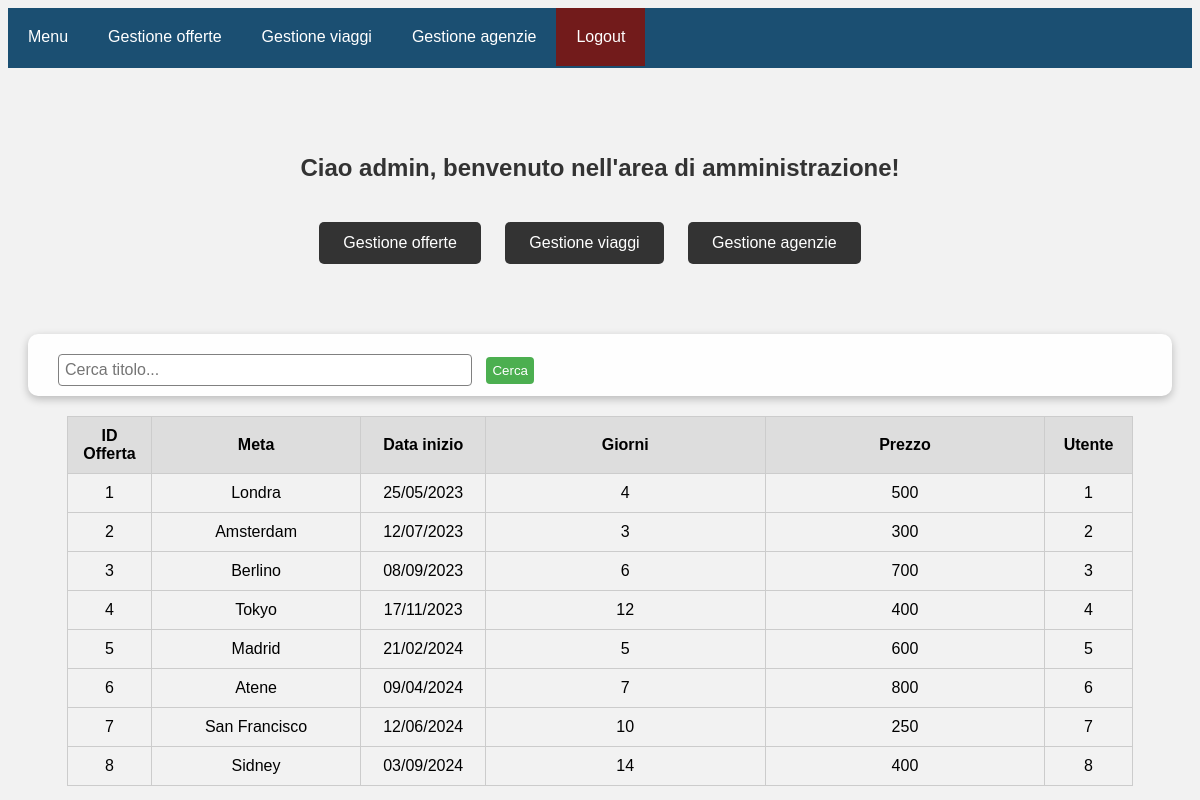
Page /menu.php (signed in) on the earlier database version.
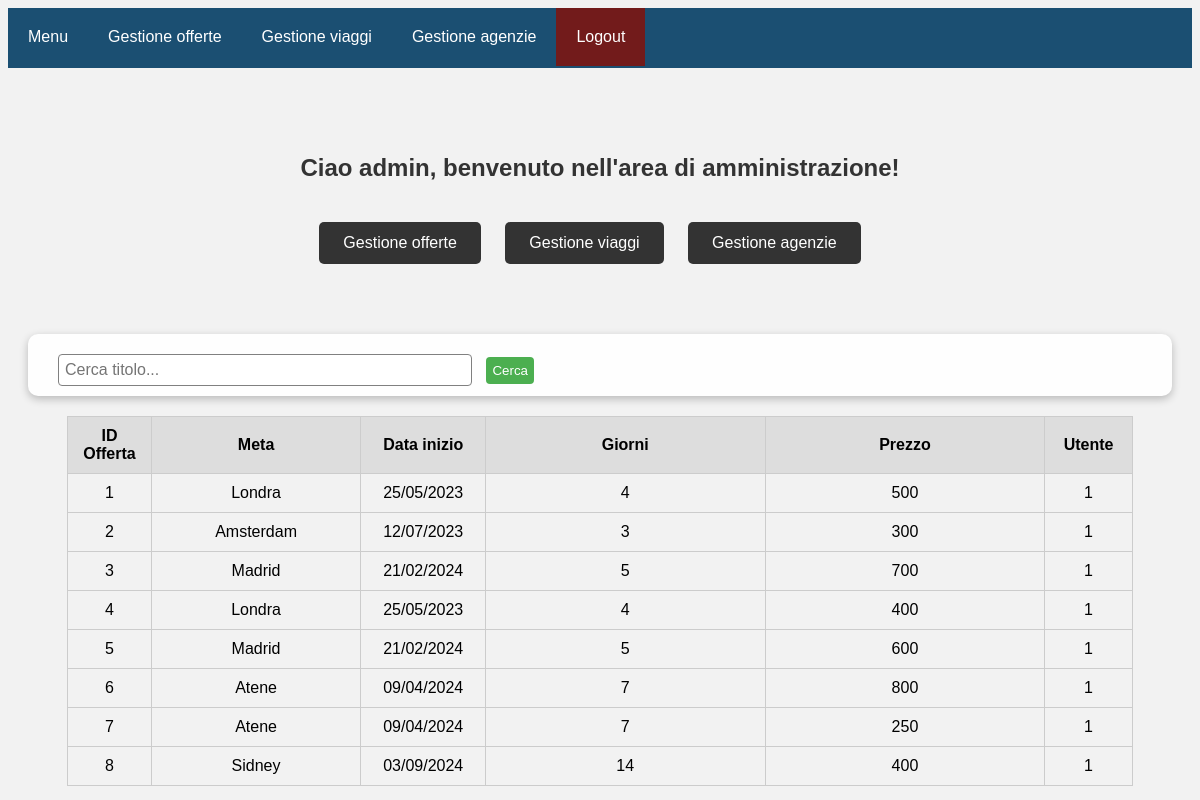
Same page on the later database version.
### tables this page shows
CREATE TABLE `offerta` (
  `ID` int(11) NOT NULL,
  `IDLotto` int(11) NOT NULL,
  `IDAgenzia` int(11) NOT NULL,
  `IDUtente` int(11) NOT NULL,
  `Prezzo` float NOT NULL,
  `Stelle` varchar(50) DEFAULT NULL,
  `Alunni` int(11) NOT NULL,
  `Zona` varchar(50) DEFAULT NULL,
  `Mezzi` tinyint(1) NOT NULL,
  `Ristorazione` varchar(50) DEFAULT NULL,
  `Servizio` varchar(50) DEFAULT NULL,
  `Treno` varchar(50) DEFAULT NULL,
  `Bus` varchar(50) DEFAULT NULL,
  `Esperienza` varchar(50) DEFAULT NULL
);

CREATE TABLE `viaggio` (
  `ID` int(11) NOT NULL,
  `Meta` varchar(20) NOT NULL,
  `Partenza` varchar(20) NOT NULL,
  `Giorni` int(11) NOT NULL
);

### menu.php (the view, shortened to what this page needs)
<!DOCTYPE html>
<html>
<head>
  <link rel="stylesheet" href="Stylesheets/gestione_progetti.css">
  <link rel="stylesheet" href="Stylesheets/menu.css">
</head>
<body>
  <div class="navbar">
    <div class="menu">
      <a href="menu.php">Menu</a>
      <a href="gestione_offerte.php">Gestione offerte</a>
      <a href="gestione_viaggi.php">Gestione viaggi</a>
      <a href="gestione_agenzie.php">Gestione agenzie</a>
    </div>
    <div class="logout">
      <a href="backend/logout.php">Logout</a>
    </div>
  </div>
  <div class="container-menu">
    <h1>Ciao <?php echo $_SESSION['username']; ?>, benvenuto nell'area di amministrazione!</h1>
    <a href="gestione_offerte.php" class="btn">Gestione offerte</a>
    <a href="gestione_viaggi.php" class="btn">Gestione viaggi</a>
    <a href="gestione_agenzie.php" class="btn">Gestione agenzie</a>
  </div>
    <nav>
      <div class="search-container">
        <form action="" method="POST">
          <?php
            $tit = "";
            echo "<input type='text' placeholder='Cerca titolo...' name='search' id='search' value='".$tit."'>";
          ?>
          <button type="submit">Cerca</button>
        </form>
      </div>
    </nav>
  <div class="container">
      <table>
      <tr>
        <th class="td_id">ID Offerta</th>
        <th class="td_titolo">Meta</th>
        <th class="td_anno">Data inizio</th>
        <th class="td_classi">Giorni</th>
        <th class="td_classi">Prezzo</th>
        <th class="td_utente">Utente</th>
      </tr>
      <?php
      require 'backend/dbconfig.php';
      $conn = mysqli_connect($host, $user, $pass, $dbname);
      if(isset($_POST['search'])){
        $tit = $_POST['search'];
        unset($_POST['search']);
        $sql = "SELECT offerta.*, viaggio.Meta, viaggio.partenza, viaggio.giorni FROM `offerta` INNER JOIN 'viaggio' ON viaggio.ID = offerta.IDLotto WHERE viaggio.meta LIKE '%$tit%'";
      }else{
        $sql = "SELECT offerta.ID AS idd, offerta.prezzo, offerta.IDUtente, viaggio.Meta, viaggio.partenza, viaggio.giorni FROM offerta INNER JOIN viaggio ON viaggio.ID = offerta.IDLotto";
      }
      $result = mysqli_query($conn, $sql);
      while ($row = mysqli_fetch_array($result)) {
      ?>
        <tr>
      <td class="td_id"><?php echo $row['idd']; ?></td>
      <td class="td_titolo"><?php echo $row['Meta']; ?></td>
      <td class="td_anno"><?php echo $row['partenza']; ?></td>
      <td class="td_classi"><?php echo $row['giorni']; ?></td>
      <td class="td_classi"><?php echo $row['prezzo']; ?></td>
      <td class="td_utente"><?php echo $row['IDUtente']; ?></td>
    </tr>
    <?php
    }
    ?>
    </table>
  </div>
</body>
</html>

### Stylesheets/gestione_progetti.css (style rules this page uses)
body { font-family: Arial, sans-serif; background-color: #F2F2F2; }
.container { display: flex; flex-wrap: wrap; justify-content: center; align-items: center; }
.td_id { width: 3%; }
.td_titolo { width: 15%; }
.td_anno { width: 7%; }
.td_classi { width: 20%; }
.td_utente { width: 5%; }
input[type="text"], input[type="password"] { padding: 10px; width: 100%; margin-top: 20px; margin-bottom: 20px; font-size: 16px; border-radius: 5px; border: 1px solid #CCC; }
table { width: 90%; text-align: center; border-collapse: collapse; }
th, td { border: 1px solid #cccccc; padding: 10px; }
th { background-color: #dddddd; }
.navbar { overflow: hidden; background-color: #1b4f72; font-family: Arial, Helvetica, sans-serif; height: 60px; margin-bottom: 20px; justify-content: space-between; }
.navbar a { float: left; color: white; text-align: center; padding: 20px; text-decoration: none; }
.logout a { background-color: #721b1b; }
nav { background-color: #fefefe; overflow: hidden; display: flex; align-items: center; justify-content: space-between; border-radius: 10px; margin: 20px; box-shadow: rgba(0, 0, 0, 0.24) 0px 3px 8px; padding-left: 20px; padding-right: 20px; }
.search-container { display: flex; align-items: center; padding: 10px; margin-top: 10px; }
.search-container input[type=text] { padding: 6px; border-radius: 4px; margin-right: 10px; border: 1px solid gray; width: fit-content; margin: 0px; width: 400px; }
.search-container button[type=submit] { background-color: #4CAF50; color: white; padding: 6px; border-radius: 4px; border: none; cursor: pointer; margin-left: 10px; }

### Stylesheets/menu.css (style rules this page uses)
body { font-family: Arial, sans-serif; background-color: #f2f2f2; }
.container-menu { width: 800px; margin: 0 auto; text-align: center; padding: 50px; }
h1 { font-size: 24px; color: #333; margin-bottom: 40px; }
.btn { display: inline-block; padding: 12px 24px; border-radius: 5px; text-decoration: none; color: #fff; background-color: #333; transition: all 0.3s ease; margin-right: 20px; }
.navbar { overflow: hidden; background-color: #1b4f72; font-family: Arial, Helvetica, sans-serif; height: 60px; margin-bottom: 20px; }
.navbar a { float: left; color: white; text-align: center; padding: 20px; text-decoration: none; }
.logout a { background-color: #721b1b; }

Differences in the rows shown:
changed offerta "Amsterdam": IDUtente "2" → "1"
changed offerta id 3: viaggio.Meta "Berlino" → "Madrid"; viaggio.Partenza "08/09/2023" → "21/02/2024"; viaggio.Giorni "6" → "5"; IDUtente "3" → "1"
changed offerta id 4: viaggio.Meta "Tokyo" → "Londra"; viaggio.Partenza "17/11/2023" → "25/05/2023"; viaggio.Giorni "12" → "4"; IDUtente "4" → "1"
changed offerta id 5: IDUtente "5" → "1"
changed offerta id 6: IDUtente "6" → "1"
changed offerta id 7: viaggio.Meta "San Francisco" → "Atene"; viaggio.Partenza "12/06/2024" → "09/04/2024"; viaggio.Giorni "10" → "7"; IDUtente "7" → "1"
changed offerta "Sidney": IDUtente "8" → "1"
